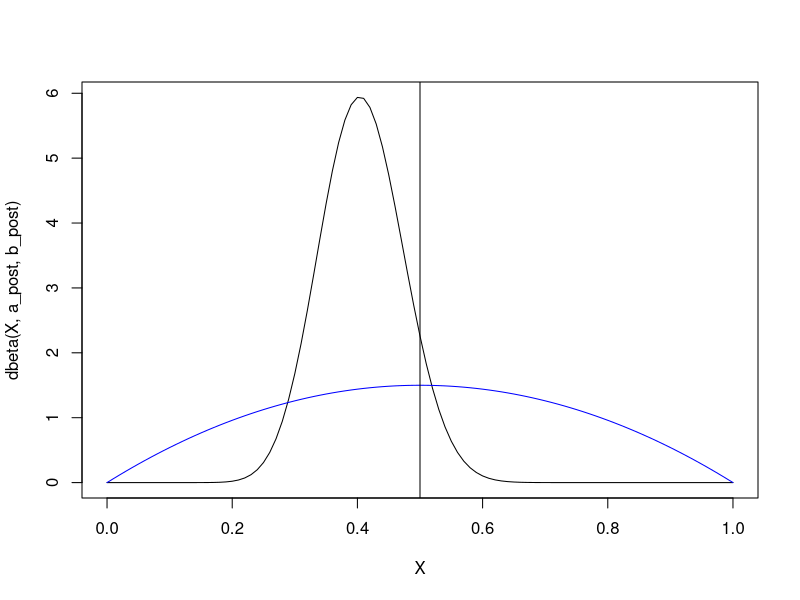

Generate this figure with R:
rm(list = ls())

#problem 1
x <- 64
n <- 100
theta0 = 0.5
theta1 = x/n

l0 <- dbinom(x,n,theta0)
l1 <- dbinom(x,n,theta1)

lr10 <- l1/l0

#problem 2
x <- 143
n <- 280
theta0 = 0.5
theta1 = 0.52

l0 <- dbinom(x,n,theta0)
l1 <- dbinom(x,n,theta1)

lr10 <- l1/l0
lr01 <- l0/l1

#problem 4
rm(list = ls())
x <- 20
n <- 50
a_pr <- 2
b_pr <- 2

##hypothesis
theta0 <- 0.50

a_post <- a_pr + x
b_post <- b_pr + n - x

l_pr <- dbeta(theta0,a_pr,b_pr)
l_post <- dbeta(theta0,a_post,b_post)

X <- seq(0,1,0.01)
plot(X,dbeta(X,a_post,b_post),type = 'l')
lines(X,dbeta(X,a_pr,b_pr),col='blue')
abline(v = 0.5, type = 'd')

#problem 5
rm(list = ls())
x <- 0
n <- 10
a_pr <- 10
b_pr <- 10

fr <- x/n

a_post <- a_pr + x
b_post <- b_pr + n - x
bayes <- a_post/(a_post + b_post)
